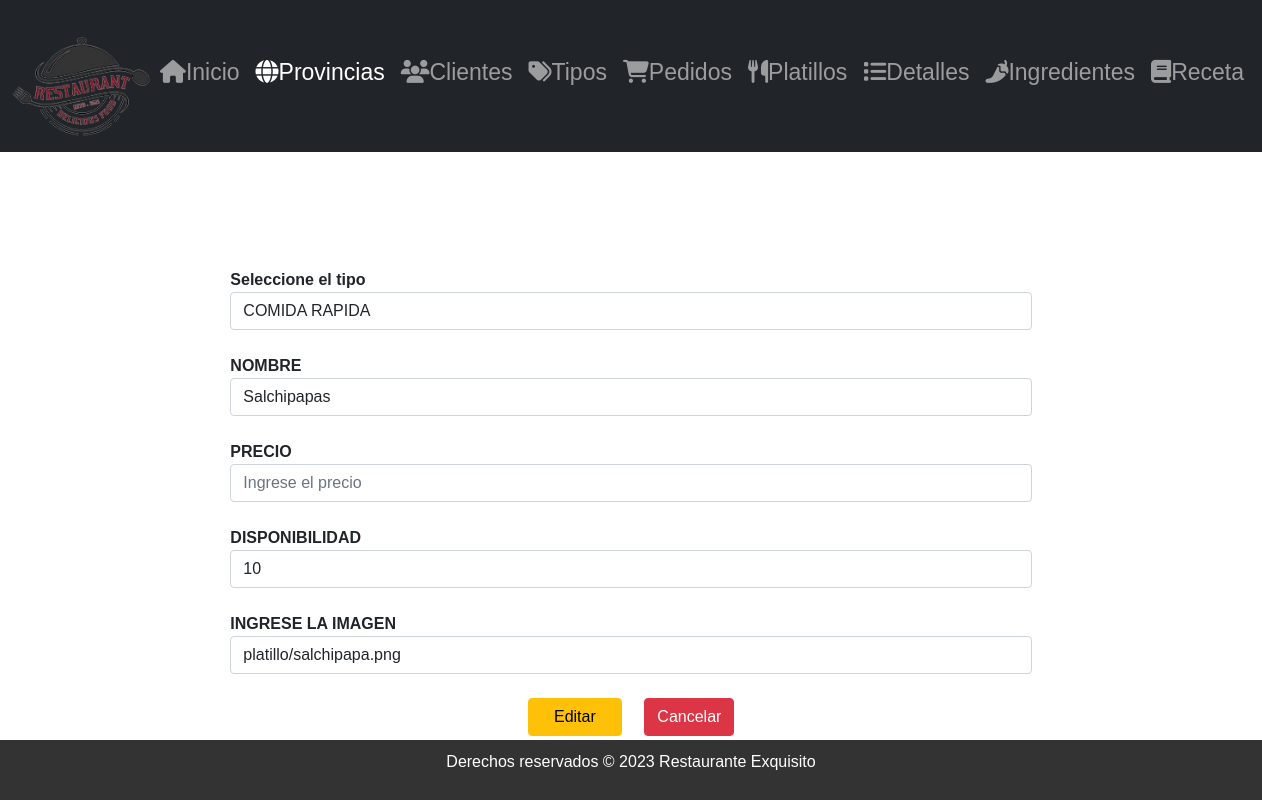
Page /editarPlatillo/1 on the committed database.
### Aplicaciones/Facturacion/models.py (models this page shows, shortened)
class Platillo(models.Model):
    id_ed = models.AutoField(primary_key=True)
    nombre_ed = models.CharField(max_length=100)
    precio_ed = models.DecimalField(max_digits=10, decimal_places=2)
    disponibilidad_ed = models.CharField(max_length=50)
    fotografia=models.FileField(upload_to='platillo', null=True,blank=True)
    tipo_ed = models.ForeignKey(Tipo, null=True, blank=True, on_delete=models.PROTECT)

### Aplicaciones/Facturacion/views.py (the view)
# urls.py: path('editarPlatillo/<id_ed>' ,views.editarPlatillo),
def editarPlatillo(request, id_ed):
    platilloEditar=Platillo.objects.get(id_ed=id_ed)
    platillosBdd=Tipo.objects.all()
    tipoBdd=Tipo.objects.all()
    return  render(request, 'editarPlatillo.html',{'platillo':platilloEditar,'platillos':platillosBdd, 'tipos':tipoBdd})

### Aplicaciones/Facturacion/templates/editarPlatillo.html (shortened to what this page needs)
{% extends "./plantilla.html" %}
{% load static %}
{% block contenido %}
<div class="row">
  <div class="col-md-2">
  </div>
  <div class="col-md-8">
    <br> <br>
    <form class="" action="/procesarActualizacionPlatillo/" method="post">
      <b>Seleccione el tipo</b>
      <select class="form-control" name="id_tipo" id="id_tipo" required>
        {% for tipo in tipos %}
        <option value="{{tipo.id_ed}}">{{tipo.nombre_ed}}  </option>
        {% endfor %}
      </select>
<br>
<b>NOMBRE</b>
<br>
<input type="text" name="nombre_ed" id="nombre_ed"
       value="{{platillo.nombre_ed}}" placeholder="Ingrese el nombre"
       class="form-control" required>
<br>
      <b>PRECIO</b>
      <br>
      <input type="number" name="precio_ed" id="precio_ed"
             value="{{platillo.precio_ed}}" placeholder="Ingrese el precio"
             class="form-control" required>
      <br>
      <b>DISPONIBILIDAD</b>
      <input type="text" name="disponibilidad_ed" id="disponibilidad_ed"
             value="{{platillo.disponibilidad_ed}}" placeholder="Ingrese la disponibilidad"
             class="form-control" required>
      <br>
      <b>INGRESE LA IMAGEN</b>
    <input type="text" name="fotografia" id="fotografia"
    value="{{platillo.fotografia}}" placeholder="Ingrese la fotografia"
    class="form-control" required>
    <br>
      <center>
        <button type="submit" name="button"
                class="btn btn-warning">
          &nbsp;&nbsp;&nbsp;Editar&nbsp;&nbsp;&nbsp;
        </button>&nbsp;&nbsp;&nbsp;&nbsp;
        <a href="/"
           class="btn btn-danger">
          Cancelar
        </a>
      </center>
    </form>
  </div>
</div>
{% endblock %}

### RestauranteED/static/css/principal.css (style rules this page uses)
body { margin: 0; padding: 0; font-family: 'Poppins', sans-serif; background-image: url('ruta_de_la_imagen.jpg'); background-size: cover; background-position: center; background-repeat: no-repeat; / }
.row { margin: 20px 0; }

### rows in the picture
Platillo: nombre_ed "Salchipapas", disponibilidad_ed "10", fotografia "platillo/salchipapa.png"

### other values in the picture
form field id_tipo "COMIDA RAPIDA"
